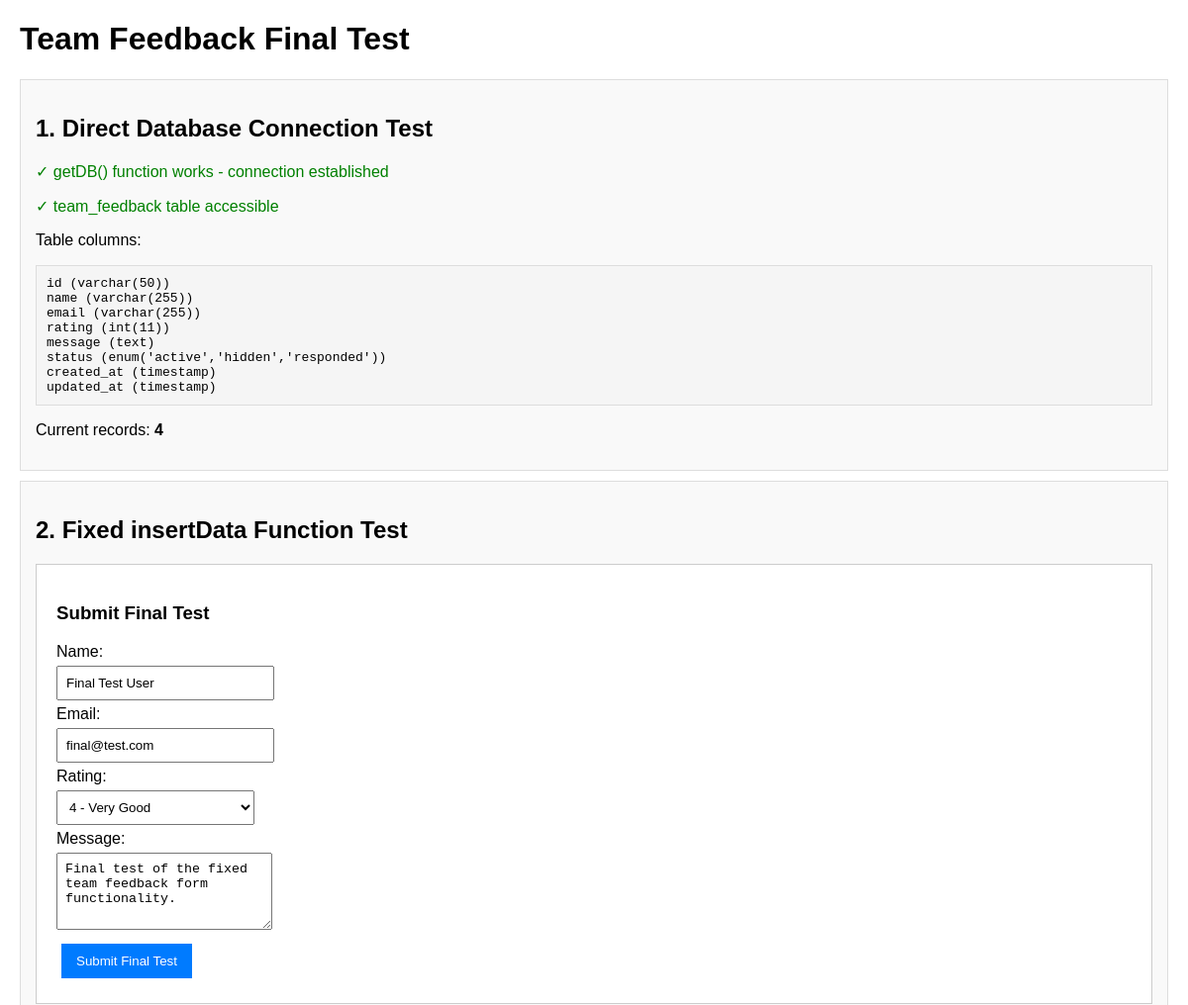
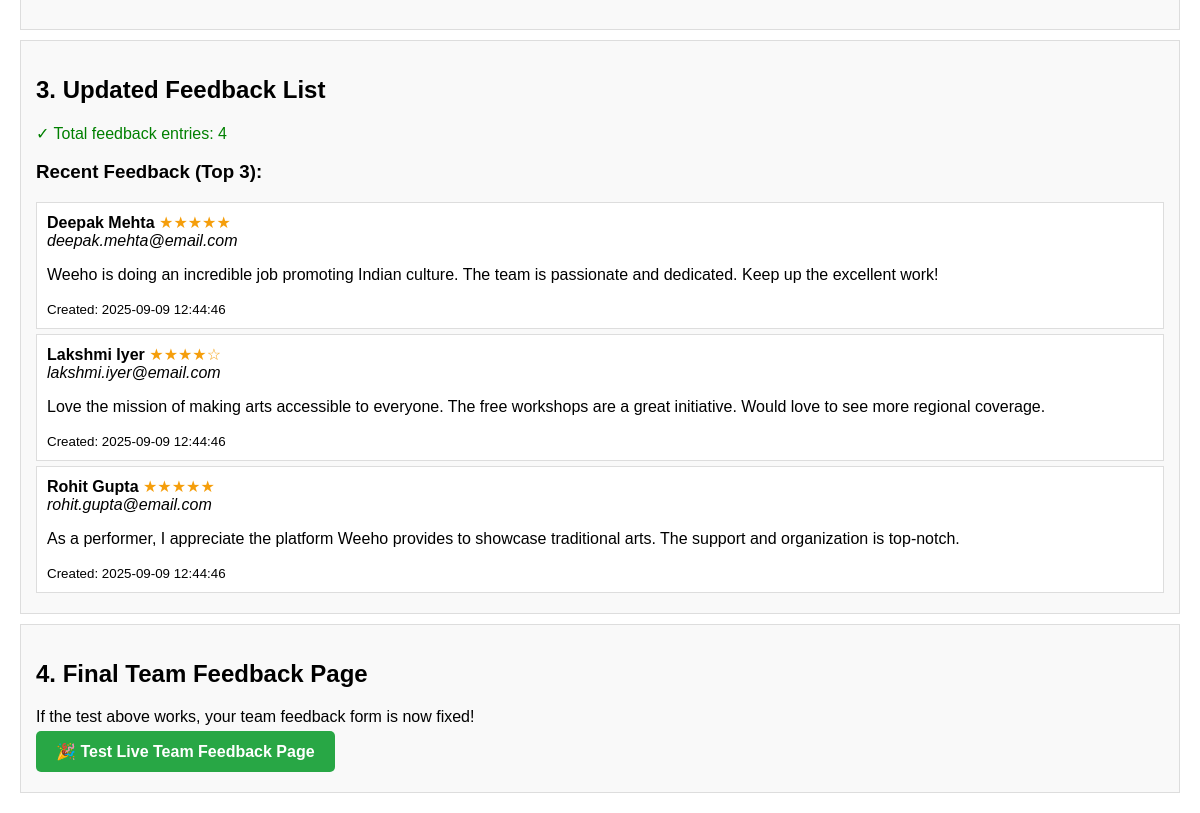
/test_team_feedback_final.php, run on the app's committed database (2 pictures, top to bottom).
### tables this page shows
CREATE TABLE IF NOT EXISTS team_feedback (
    id VARCHAR(50) PRIMARY KEY,
    name VARCHAR(255) NOT NULL,
    email VARCHAR(255) NOT NULL,
    rating INT NOT NULL CHECK (rating >= 1 AND rating <= 5),
    message TEXT NOT NULL,
    status ENUM('active', 'hidden', 'responded') DEFAULT 'active',
    created_at TIMESTAMP DEFAULT CURRENT_TIMESTAMP,
    updated_at TIMESTAMP DEFAULT CURRENT_TIMESTAMP ON UPDATE CURRENT_TIMESTAMP,
    INDEX idx_rating (rating),
    INDEX idx_status (status),
    INDEX idx_created_at (created_at)
);

### database_config.php (called while the page is built, shortened)
<?php
class Database {
    private $host = 'localhost';
    private $db_name = 'weeho_db';
    private $username = 'root';
    private $password = '';
    public function getConnection() {
        $this->conn = null;
        try {
            $this->conn = new PDO(
                "mysql:host=" . $this->host . ";dbname=" . $this->db_name . ";charset=utf8mb4",
                $this->username,
                $this->password,
                array(
                    PDO::ATTR_ERRMODE => PDO::ERRMODE_EXCEPTION,
                    PDO::ATTR_DEFAULT_FETCH_MODE => PDO::FETCH_ASSOC,
                    PDO::ATTR_EMULATE_PREPARES => false
                )
            );
        } catch(PDOException $exception) {
            error_log("Connection error: " . $exception->getMessage());
            die("Database connection failed. Please check your database configuration.");
        }
        return $this->conn;
    }
}
function getDB() {
    static $database = null;
    if ($database === null) {
        $database = new Database();
    }
    return $database->getConnection();
}
function executeQuery($sql, $params = []) {
    try {
        $pdo = getDB();
        $stmt = $pdo->prepare($sql);
        $result = $stmt->execute($params);
        return $stmt;
    } catch (PDOException $e) {
        error_log("Database error in executeQuery: " . $e->getMessage());
        error_log("SQL: " . $sql);
        error_log("Params: " . print_r($params, true));
        return false;
    }
}
function fetchAll($sql, $params = []) {
    $stmt = executeQuery($sql, $params);
    return $stmt ? $stmt->fetchAll() : [];
}
function getAllTeamFeedback() {
    return fetchAll("SELECT * FROM team_feedback ORDER BY created_at DESC");
}
?>

### test_team_feedback_final.php (the view, shortened to what this page needs)
<?php
echo "<!DOCTYPE html><html><head><title>Team Feedback Final Test</title>";
echo "</head><body>";
echo "<h1>Team Feedback Final Test</h1>";
echo "<div class='test-section'>";
echo "<h2>1. Direct Database Connection Test</h2>";
try {
    $pdo = getDB();
    if ($pdo) {
        echo "<p class='success'>✓ getDB() function works - connection established</p>";
        $stmt = $pdo->query("DESCRIBE team_feedback");
        $columns = $stmt->fetchAll(PDO::FETCH_ASSOC);
        echo "<p class='success'>✓ team_feedback table accessible</p>";
        echo "<p>Table columns:</p><pre>";
        foreach ($columns as $column) {
            echo $column['Field'] . " (" . $column['Type'] . ")\n";
        }
        echo "</pre>";
        $stmt = $pdo->query("SELECT COUNT(*) as count FROM team_feedback");
        $count = $stmt->fetch(PDO::FETCH_ASSOC);
        echo "<p>Current records: <strong>" . $count['count'] . "</strong></p>";
    } else {
        echo "<p class='error'>✗ getDB() returned null</p>";
    }
} catch (Exception $e) {
    echo "<p class='error'>✗ Database connection error: " . $e->getMessage() . "</p>";
}
echo "</div>";
echo "<div class='test-section'>";
echo "<h2>2. Fixed insertData Function Test</h2>";
echo "<div class='test-form'>";
echo "<h3>Submit Final Test</h3>";
echo "<form method='POST'>";
echo "<label>Name:</label><br>";
echo "<input type='text' name='test_name' value='Final Test User' required><br>";
echo "<label>Email:</label><br>";
echo "<input type='email' name='test_email' value='final@test.com' required><br>";
echo "<label>Rating:</label><br>";
echo "<select name='test_rating' required>";
echo "<option value='4' selected>4 - Very Good</option>";
echo "</select><br>";
echo "<label>Message:</label><br>";
echo "<textarea name='test_message' rows='4' required>Final test of the fixed team feedback form functionality.</textarea><br>";
echo "<button type='submit' name='test_submit'>Submit Final Test</button>";
echo "</form>";
echo "</div>";
echo "</div>";
echo "<div class='test-section'>";
echo "<h2>3. Updated Feedback List</h2>";
try {
    $feedbacks = getAllTeamFeedback();
    if (!empty($feedbacks)) {
        echo "<p class='success'>✓ Total feedback entries: " . count($feedbacks) . "</p>";
        usort($feedbacks, function($a, $b) {
            return strtotime($b['created_at']) - strtotime($a['created_at']);
        });
        echo "<h3>Recent Feedback (Top 3):</h3>";
        foreach (array_slice($feedbacks, 0, 3) as $feedback) {
            echo "<div style='border:1px solid #ddd;padding:10px;margin:5px 0;background:#fff;'>";
            echo "<strong>" . htmlspecialchars($feedback['name']) . "</strong> ";
            echo "<span style='color:#f59e0b;'>";
            for ($i = 1; $i <= 5; $i++) {
                echo ($i <= $feedback['rating']) ? '★' : '☆';
            }
            echo "</span><br>";
            echo "<em>" . htmlspecialchars($feedback['email']) . "</em><br>";
            echo "<p>" . htmlspecialchars($feedback['message']) . "</p>";
            echo "<small>Created: " . $feedback['created_at'] . "</small>";
            echo "</div>";
        }
    }
} catch (Exception $e) {
    echo "<p class='error'>✗ Error retrieving feedback: " . $e->getMessage() . "</p>";
}
echo "</div>";
echo "<div class='test-section'>";
echo "<h2>4. Final Team Feedback Page</h2>";
echo "<p>If the test above works, your team feedback form is now fixed!</p>";
echo "<p><a href='teamFeedback.php' target='_blank' style='background:#28a745;color:white;padding:12px 20px;text-decoration:none;border-radius:5px;font-weight:bold;'>🎉 Test Live Team Feedback Page</a></p>";
echo "</div>";
echo "</body></html>";
?>

### test_team_feedback_final.php (style rules this page uses)
body { font-family:Arial,sans-serif;margin:20px; }
.success { color:green; }
pre { background:#f5f5f5;padding:10px;border:1px solid #ddd; }
.test-section { border:1px solid #ddd;padding:15px;margin:10px 0;background:#f9f9f9; }
.test-form { background:#fff;padding:20px;border:1px solid #ccc;margin:15px 0; }
input,select,textarea { padding:8px;margin:5px 0;width:200px; }
button { padding:10px 15px;margin:5px;background:#007bff;color:white;border:none;cursor:pointer; }

### data on the page
team_feedback: name "Deepak Mehta", rating 5 (drawn), email "deepak.mehta@email.com", message "Weeho is doing an incredible job promoting Indian culture. The team is passionate and dedicated. Keep up the excellent work!", created_at "2025-09-09 12:44:46"
team_feedback: name "Lakshmi Iyer", rating 4 (drawn), email "lakshmi.iyer@email.com", message "Love the mission of making arts accessible to everyone. The free workshops are a great initiative. Would love to see more regional coverage.", created_at "2025-09-09 12:44:46"
team_feedback: name "Rohit Gupta", rating 5 (drawn), email "rohit.gupta@email.com", message "As a performer, I appreciate the platform Weeho provides to showcase traditional arts. The support and organization is top-notch.", created_at "2025-09-09 12:44:46"

### other printed values
$column['Field'] "id"
$column['Type'] "varchar(50)"
$column['Field'] "name"
$column['Type'] "varchar(255)"
$column['Field'] "email"
$column['Field'] "rating"
$column['Type'] "int(11)"
$column['Field'] "message"
$column['Type'] "text"
$column['Field'] "status"
$column['Type'] "enum('active','hidden','responded')"
$column['Field'] "created_at"
$column['Type'] "timestamp"
$column['Field'] "updated_at"
$count['count'] "4"
